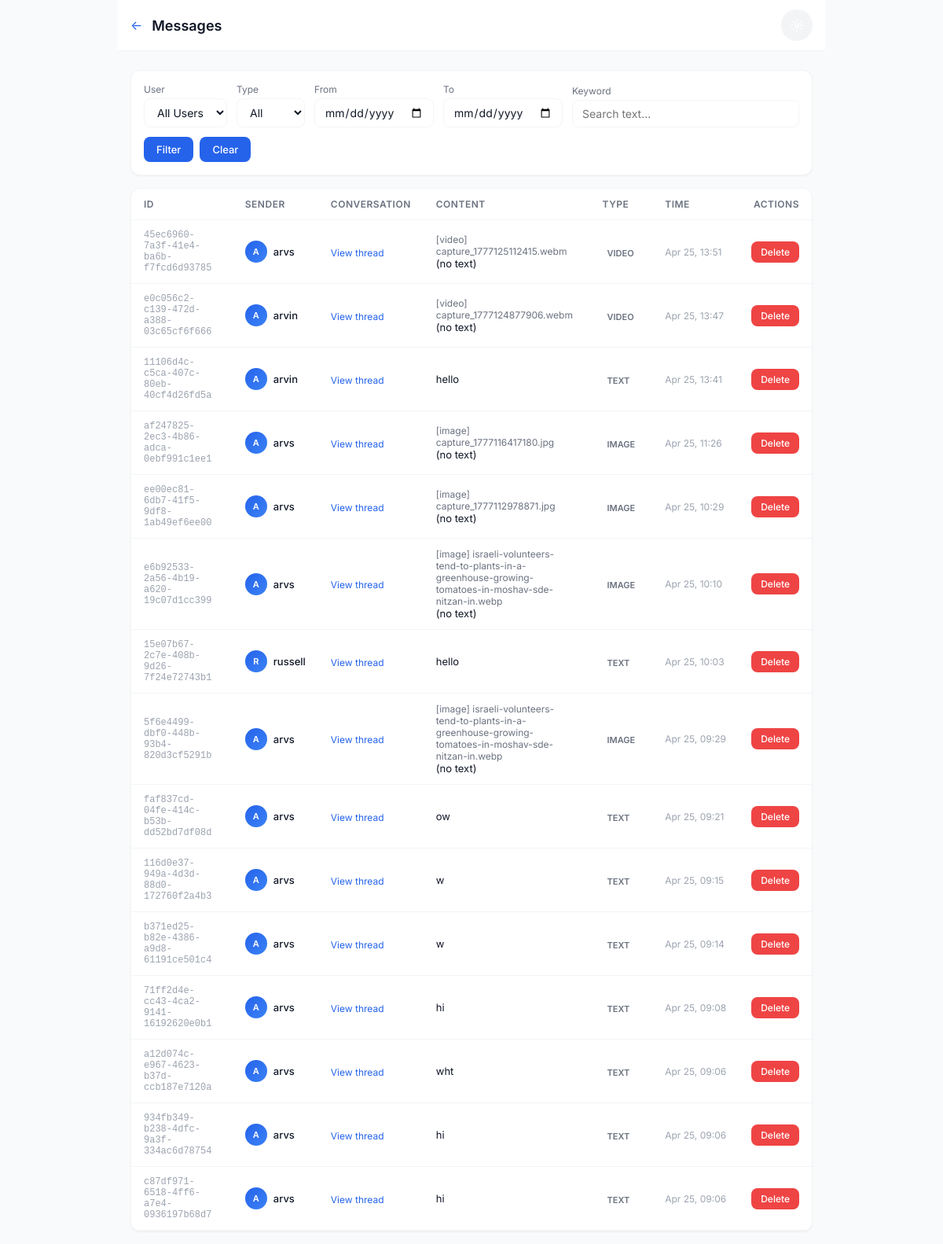
/chat/admin/messages/ (signed in), run on an earlier commit of the app's database.
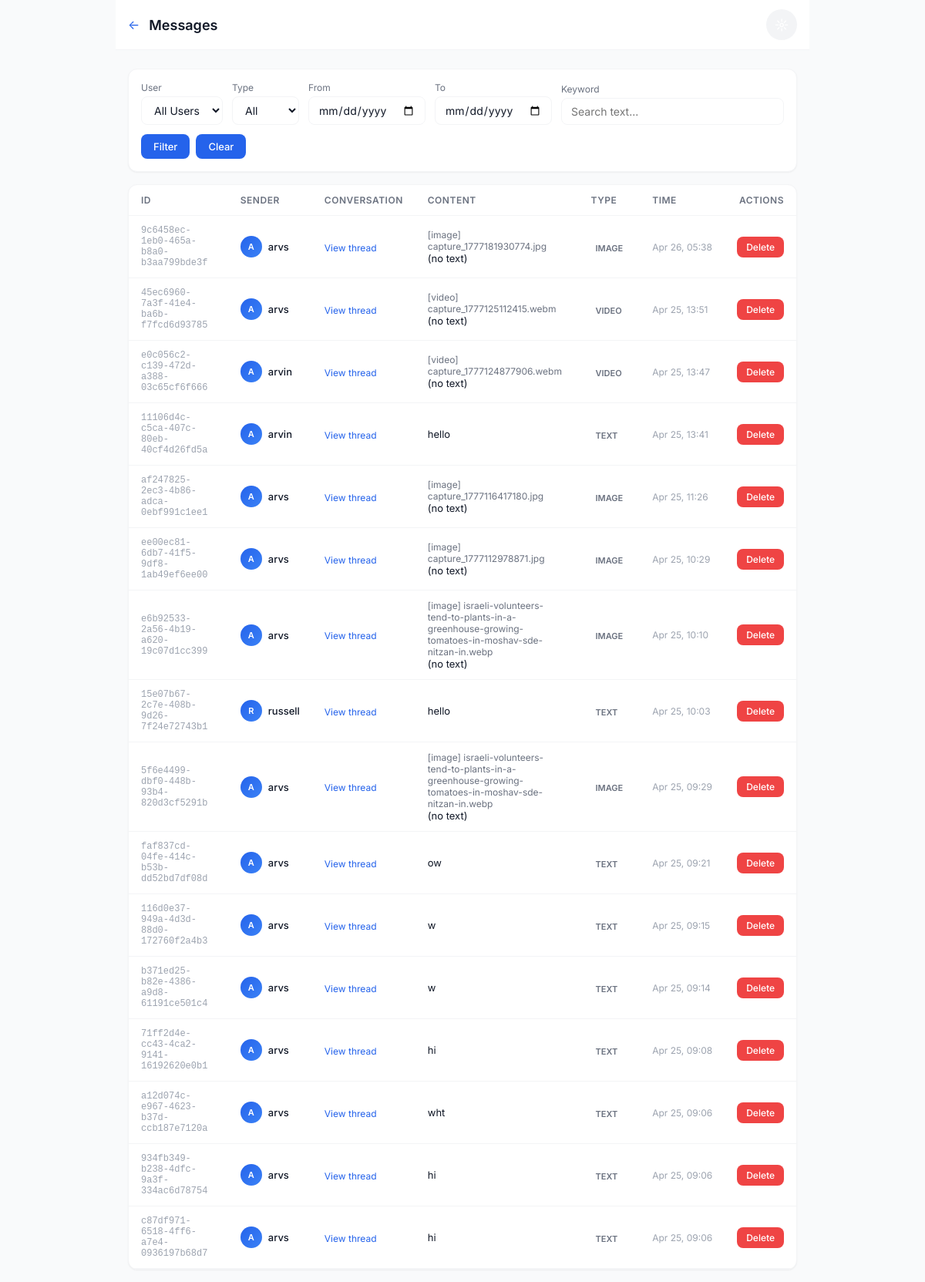
And on a later commit of the database.
### chat/models.py (models this page shows, shortened)
class Message(models.Model):
    id = models.UUIDField(primary_key=True, default=uuid.uuid4, editable=False)
    conversation = models.ForeignKey(Conversation, on_delete=models.CASCADE, related_name='messages')
    sender = models.ForeignKey(User, on_delete=models.CASCADE, related_name='sent_messages')
    text = models.TextField(blank=True)
    attachment = models.ForeignKey(Attachment, on_delete=models.CASCADE, null=True, blank=True)
    is_read = models.BooleanField(default=False)
    read_at = models.DateTimeField(null=True, blank=True)
    created_at = models.DateTimeField(auto_now_add=True)
    updated_at = models.DateTimeField(auto_now=True)
    is_deleted = models.BooleanField(default=False)
    deleted_for = models.ManyToManyField(User, related_name='deleted_messages', blank=True)
    is_view_once = models.BooleanField(default=False)
    view_once_consumed_by = models.ManyToManyField(
        User,
        related_name='consumed_view_once_messages',
        blank=True,
    )
    class Meta:
        db_table = 'chat_message'
        ordering = ['created_at']
        indexes = [
            models.Index(fields=['conversation', 'created_at']),
            models.Index(fields=['sender', 'created_at']),
        ]

class Attachment(models.Model):
    ATTACHMENT_TYPES = [
        ('image', 'Image'),
        ('video', 'Video'),
    ]
    id = models.UUIDField(primary_key=True, default=uuid.uuid4, editable=False)
    file = models.FileField(upload_to='attachments/%Y/%m/%d/')
    attachment_type = models.CharField(max_length=10, choices=ATTACHMENT_TYPES)
    filename = models.CharField(max_length=255)
    file_size = models.PositiveIntegerField()
    mime_type = models.CharField(max_length=100)
    created_at = models.DateTimeField(auto_now_add=True)
    class Meta:
        db_table = 'chat_attachment'

### chat/views_admin.py (the view, shortened to what this page needs)
# urls.py: path('admin/messages/', views_admin.admin_messages, name='admin_messages'),
@login_required
@user_passes_test(is_staff_or_admin, login_url='chat_list')
def admin_messages(request):
    messages_qs = Message.objects.filter(is_deleted=False).select_related(
        'sender', 'conversation', 'attachment'
    ).order_by('-created_at')
    user_filter = request.GET.get('user', '')
    date_from = request.GET.get('date_from', '')
    date_to = request.GET.get('date_to', '')
    if date_from:
        messages_qs = messages_qs.filter(created_at__date__gte=date_from)
    if date_to:
        messages_qs = messages_qs.filter(created_at__date__lte=date_to)
    msg_type = request.GET.get('type', '')
    if msg_type == 'text':
        messages_qs = messages_qs.filter(attachment__isnull=True)
    elif msg_type == 'image':
        messages_qs = messages_qs.filter(attachment__attachment_type='image')
    elif msg_type == 'video':
        messages_qs = messages_qs.filter(attachment__attachment_type='video')
    keyword = request.GET.get('keyword', '').strip()
    if keyword:
        messages_qs = messages_qs.filter(text__icontains=keyword)
    paginator = Paginator(messages_qs, 50)
    page_number = request.GET.get('page', 1)
    page_obj = paginator.get_page(page_number)
    users = User.objects.order_by('username')
    return render(request, 'chat/admin/messages.html', {
        'messages': page_obj,
        'users': users,
        'user_filter': user_filter,
        'date_from': date_from,
        'date_to': date_to,
        'msg_type': msg_type,
        'keyword': keyword,
        'is_admin': is_admin_only(request.user),
    })

### chat/views_admin.py (called while the page is built)
def is_staff_or_admin(user):
    if user.is_superuser:
        return True
    profile = getattr(user, 'profile', None)
    if profile and profile.role in ('staff', 'admin'):
        return True
    return user.is_staff

def is_admin_only(user):
    if user.is_superuser:
        return True
    profile = getattr(user, 'profile', None)
    if profile and profile.role == 'admin':
        return True
    return False

### chat/templates/chat/admin/messages.html (shortened to what this page needs)
{% extends 'chat/base.html' %}
{% block content %}
<div style="max-width: 900px; margin: 0 auto;">
    <div class="app-bar">
        <div style="display: flex; align-items: center; gap: 12px;">
            <a href="{% url 'admin_dashboard' %}" class="back-btn">&#8592;</a>
            <h1>Messages</h1>
        </div>
        <button class="theme-toggle" onclick="toggleTheme()">&#9788;</button>
    </div>
    <div class="container" style="padding-top: 24px;">
        <div class="card" style="padding: 16px; margin-bottom: 16px;">
            <form method="get" style="display: flex; flex-wrap: wrap; gap: 12px; align-items: flex-end;">
                <div>
                    <label style="font-size: 12px; color: var(--text-secondary); display: block; margin-bottom: 4px;">User</label>
                    <select name="user" style="padding: 8px 12px; border-radius: 8px; border: 1px solid var(--border-light); background: var(--surface); color: var(--text-primary); font-size: 14px;">
                        <option value="" {% if not user_filter %}selected{% endif %}>All Users</option>
                    </select>
                </div>
                <div>
                    <label style="font-size: 12px; color: var(--text-secondary); display: block; margin-bottom: 4px;">Type</label>
                    <select name="type" style="padding: 8px 12px; border-radius: 8px; border: 1px solid var(--border-light); background: var(--surface); color: var(--text-primary); font-size: 14px;">
                        <option value="" {% if not msg_type %}selected{% endif %}>All</option>
                    </select>
                </div>
                <div>
                    <label style="font-size: 12px; color: var(--text-secondary); display: block; margin-bottom: 4px;">From</label>
                    <input type="date" name="date_from" value="{{ date_from }}" style="padding: 8px 12px; border-radius: 8px; border: 1px solid var(--border-light); background: var(--surface); color: var(--text-primary); font-size: 14px;">
                </div>
                <div>
                    <label style="font-size: 12px; color: var(--text-secondary); display: block; margin-bottom: 4px;">To</label>
                    <input type="date" name="date_to" value="{{ date_to }}" style="padding: 8px 12px; border-radius: 8px; border: 1px solid var(--border-light); background: var(--surface); color: var(--text-primary); font-size: 14px;">
                </div>
                <div style="flex: 1; min-width: 200px;">
                    <label style="font-size: 12px; color: var(--text-secondary); display: block; margin-bottom: 4px;">Keyword</label>
                    <input type="text" name="keyword" value="{{ keyword }}" placeholder="Search text..." style="width: 100%; padding: 8px 12px; border-radius: 8px; border: 1px solid var(--border-light); background: var(--surface); color: var(--text-primary); font-size: 14px;">
                </div>
                <div style="display: flex; gap: 8px;">
                    <button type="submit" class="btn btn-primary" style="padding: 8px 16px; font-size: 13px;">Filter</button>
                    <a href="?" class="btn" style="padding: 8px 16px; font-size: 13px; text-decoration: none;">Clear</a>
                </div>
            </form>
        </div>
        <div class="card" style="overflow: auto;">
            <table style="width: 100%; border-collapse: collapse; font-size: 14px;">
                <thead>
                    <tr style="border-bottom: 1px solid var(--border-light);">
                        <th style="padding: 12px 16px; text-align: left; font-weight: 600; color: var(--text-secondary); font-size: 12px; text-transform: uppercase; letter-spacing: 0.5px;">ID</th>
                        <th style="padding: 12px 16px; text-align: left; font-weight: 600; color: var(--text-secondary); font-size: 12px; text-transform: uppercase; letter-spacing: 0.5px;">Sender</th>
                        <th style="padding: 12px 16px; text-align: left; font-weight: 600; color: var(--text-secondary); font-size: 12px; text-transform: uppercase; letter-spacing: 0.5px;">Conversation</th>
                        <th style="padding: 12px 16px; text-align: left; font-weight: 600; color: var(--text-secondary); font-size: 12px; text-transform: uppercase; letter-spacing: 0.5px;">Content</th>
                        <th style="padding: 12px 16px; text-align: left; font-weight: 600; color: var(--text-secondary); font-size: 12px; text-transform: uppercase; letter-spacing: 0.5px;">Type</th>
                        <th style="padding: 12px 16px; text-align: left; font-weight: 600; color: var(--text-secondary); font-size: 12px; text-transform: uppercase; letter-spacing: 0.5px;">Time</th>
                        <th style="padding: 12px 16px; text-align: right; font-weight: 600; color: var(--text-secondary); font-size: 12px; text-transform: uppercase; letter-spacing: 0.5px;">Actions</th>
                    </tr>
                </thead>
                <tbody>
                    {% for msg in messages %}
                    <tr style="border-bottom: 1px solid var(--border-light);" id="msg-row-{{ msg.id }}">
                        <td style="padding: 12px 16px; font-size: 12px; color: var(--text-muted); font-family: monospace;">{{ msg.id|slice:":8" }}</td>
                        <td style="padding: 12px 16px;">
                            <div style="display: flex; align-items: center; gap: 8px;">
                                <div class="avatar" style="width: 28px; height: 28px; font-size: 11px;">{{ msg.sender.username|first|upper }}</div>
                                <span style="font-weight: 500; font-size: 13px;">{{ msg.sender.username }}</span>
                            </div>
                        </td>
                        <td style="padding: 12px 16px;">
                            <a href="{% url 'admin_conversation_detail' msg.conversation.id %}" style="font-size: 12px; color: var(--primary);">View thread</a>
                        </td>
                        <td style="padding: 12px 16px; max-width: 300px;">
                            {% if msg.attachment %}
                            <span style="font-size: 12px; color: var(--text-secondary); display: flex; align-items: center; gap: 4px;">
                                [{{ msg.attachment.attachment_type }}] {{ msg.attachment.filename }}
                            </span>
                            {% endif %}
                            <div style="font-size: 13px; white-space: nowrap; overflow: hidden; text-overflow: ellipsis;">{{ msg.text|truncatechars:50|default:"(no text)" }}</div>
                        </td>
                        <td style="padding: 12px 16px;">
                            {% if msg.attachment %}
                            <span style="font-size: 11px; text-transform: uppercase; font-weight: 600; padding: 2px 6px; border-radius: 4px; background: var(--background); color: var(--text-secondary);">{{ msg.attachment.attachment_type }}</span>
                            {% else %}
                            <span style="font-size: 11px; text-transform: uppercase; font-weight: 600; padding: 2px 6px; border-radius: 4px; background: var(--background); color: var(--text-secondary);">Text</span>
                            {% endif %}
                        </td>
                        <td style="padding: 12px 16px; font-size: 12px; color: var(--text-muted); white-space: nowrap;">{{ msg.created_at|date:"M d, H:i" }}</td>
                        <td style="padding: 12px 16px; text-align: right;">
                            <button class="btn btn-danger" style="padding: 6px 12px; font-size: 12px;" data-msg-id="{{ msg.id }}" onclick="deleteMessage(this.dataset.msgId)">Delete</button>
                        </td>
                    </tr>
                    {% empty %}
                    <tr><td colspan="7" style="padding: 24px; text-align: center; color: var(--text-secondary);">No messages found</td></tr>
                    {% endfor %}
                </tbody>
            </table>
        </div>
    </div>
</div>
{% endblock %}

### chat/templates/chat/base.html (shortened to what this page needs)
<!DOCTYPE html>
<html lang="en" data-theme="{% if request.user.profile.theme_preference != 'system' %}{{ request.user.profile.theme_preference }}{% endif %}">
<head>
</head>
<body>
    {% block content %}{% endblock %}
</body>
</html>

What changed in the data, as far as the page shows it:
added Message: id "9c6458ec-1eb0-465a-b8a0-b3aa799bde3f", sender.username|first "A", sender.username "arvs", attachment.attachment_type "image", attachment.filename "capture_1777181930774.jpg", text "(no text)", attachment.attachment_type "IMAGE", created_at "Apr 26, 05:38"
